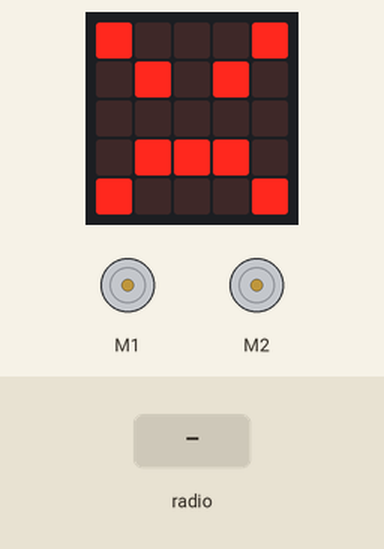
Recording of a program running on a simulated BBC micro:bit (MakeCode). Parts: the board's 5×5 LED display, 2 × DC motor (green arrow = forward, orange = backward, longer = faster). The inputs (shaded band) are chosen by the test bench.

Above: at 1.2 s.
1.3 s: radio message "1" arrives
At 1.7 s:
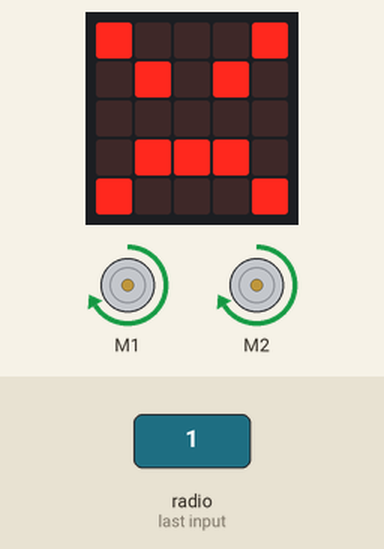
2.8 s: radio message "2" arrives
At 4.0 s:
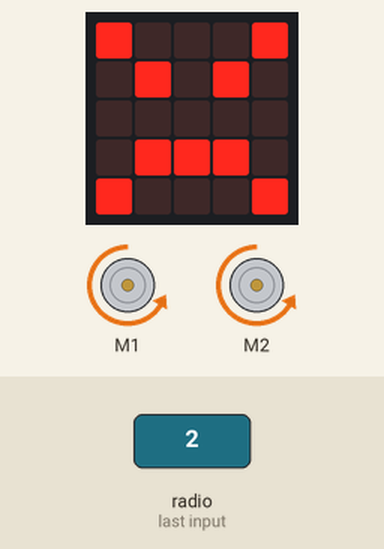
4.3 s: radio message "3" arrives
At 5.2 s:
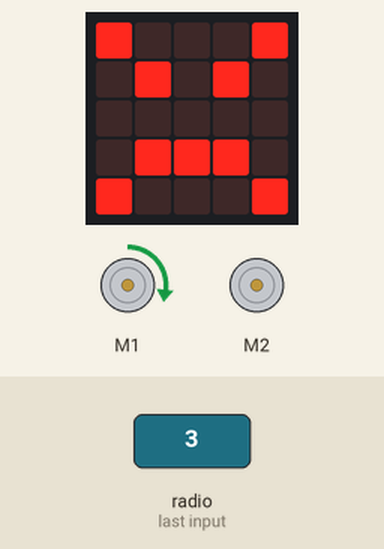
5.8 s: radio message "4" arrives
At 6.3 s:
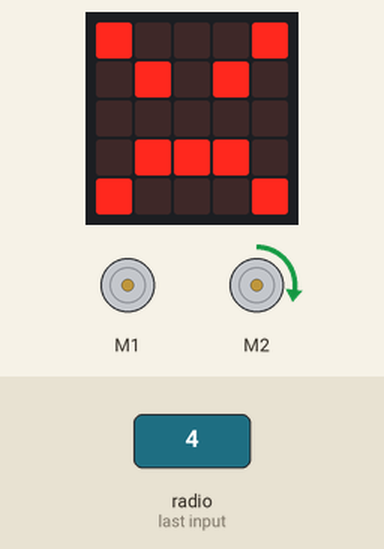
7.3 s: radio message "5" arrives
At 8.5 s:
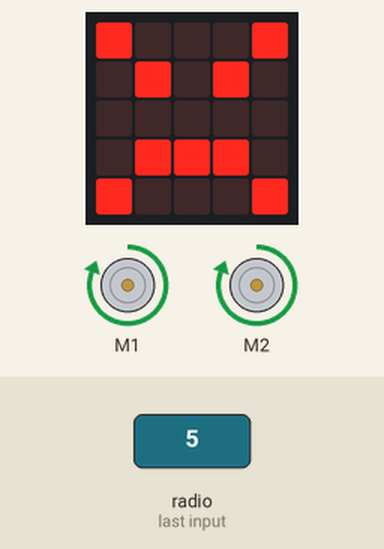
8.8 s: radio message "6" arrives
At 9.8 s:
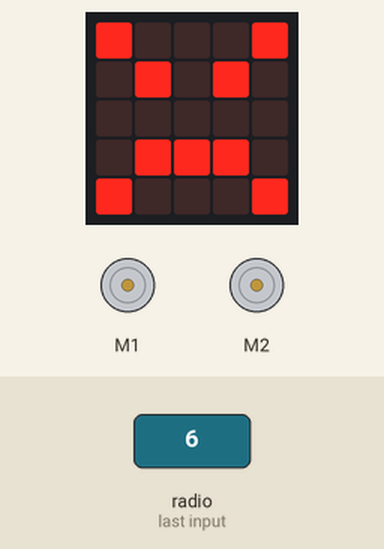
Timing chart, 0 to 11.3 s (numbered marks = the images above; inputs shaded):
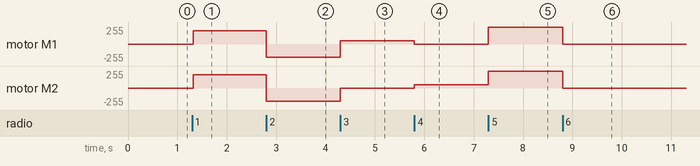

Measured:
- after the input at 1.3 s, motor M1, motor M2: stopped → forward 200/255 at once
- after the input at 2.8 s, motor M1, motor M2: forward 200/255 → backward 200/255 at once
- after the input at 4.3 s, motor M1: backward 200/255 → forward 50/255 at once; motor M2: backward 200/255 → stopped at once
- after the input at 5.8 s, motor M1: forward 50/255 → stopped at once; motor M2: stopped → forward 50/255 at once
- after the input at 7.3 s, motor M1: stopped → forward 255/255 at once; motor M2: forward 50/255 → forward 255/255 at once
- after the input at 8.8 s, motor M1, motor M2: forward 255/255 → stopped at once

The program:

main.ts
```typescript
radio.onReceivedNumber(function (receivedNumber) {
    if (receivedNumber == 1) {
        maqueen.motorRun(maqueen.Motors.All, maqueen.Dir.CW, 200)
    } else if (receivedNumber == 2) {
        maqueen.motorRun(maqueen.Motors.All, maqueen.Dir.CCW, 200)
    } else if (receivedNumber == 3) {
        maqueen.motorStop(maqueen.Motors.M2)
        maqueen.motorRun(maqueen.Motors.M1, maqueen.Dir.CW, 50)
    } else if (receivedNumber == 4) {
        maqueen.motorStop(maqueen.Motors.M1)
        maqueen.motorRun(maqueen.Motors.M2, maqueen.Dir.CW, 50)
    } else if (receivedNumber == 5) {
        maqueen.motorRun(maqueen.Motors.All, maqueen.Dir.CW, 255)
    } else if (receivedNumber == 6) {
        maqueen.motorStop(maqueen.Motors.All)
    }
})
radio.setGroup(93)
basic.forever(function () {
    basic.showLeds(`
        # . . . #
        . # . # .
        . . . . .
        . # # # .
        # . . . #
        `)
})
```

test.ts
```typescript
// aquí va el archivo "tests"; esto no se compilará cuando este paquete se utilice como una extensión.
```
